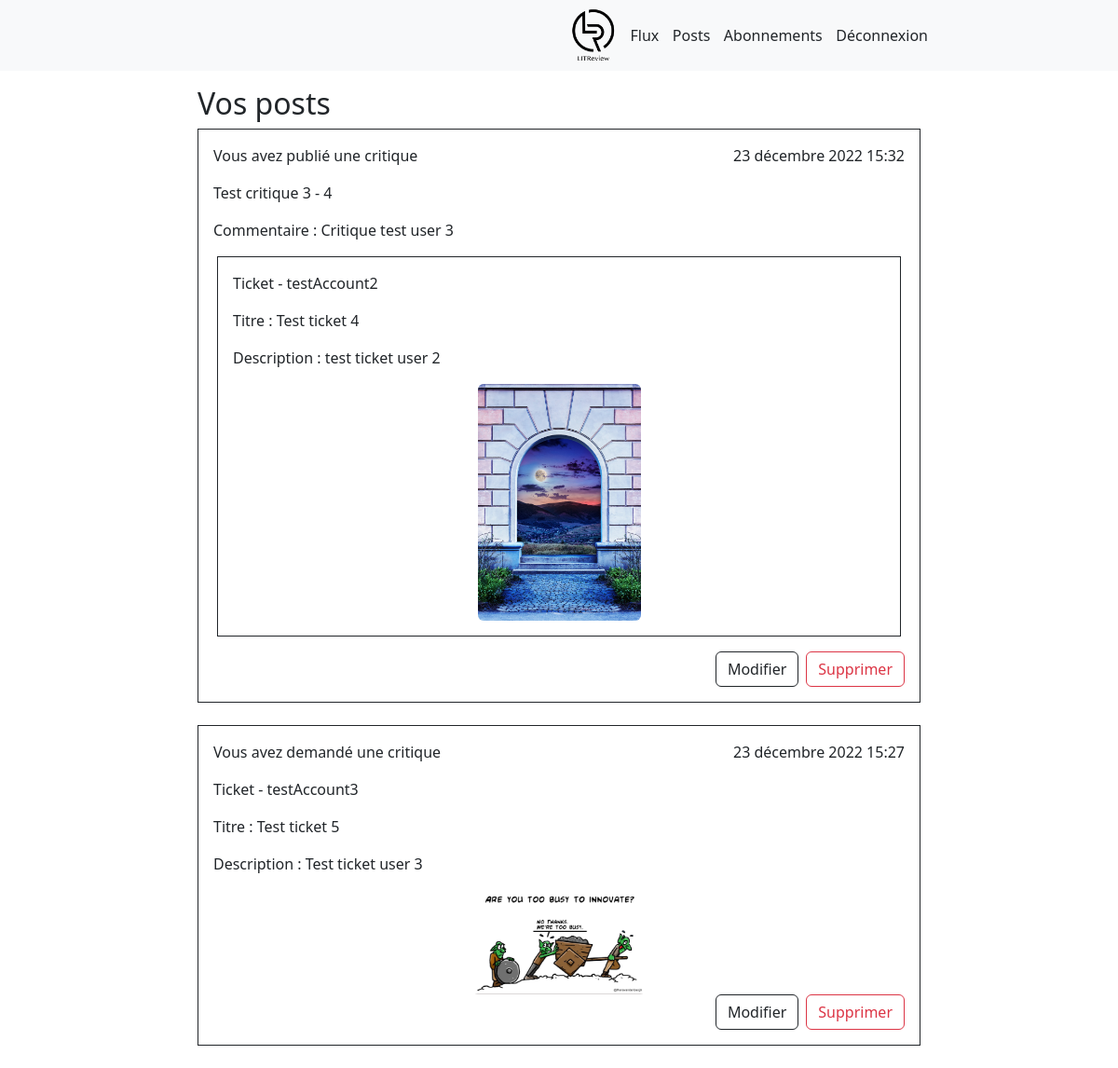
/my_posts/ (signed in), run on the app's committed database.
### reviewer/models.py (models this page shows)
class Review(models.Model):
    class Ratings(models.IntegerChoices):
        TRASH = 0
        VERY_BAD = 1
        BAD = 2
        MEEEE = 3
        GOOD = 4
        PERFECT = 5
    ticket = models.ForeignKey(to=Ticket, on_delete=models.CASCADE, related_name='reviews')
    rating = models.IntegerField(choices=Ratings.choices)
    user = models.ForeignKey(
        to=settings.AUTH_USER_MODEL,
        on_delete=models.CASCADE,
        related_name='reviews',
    )
    headline = models.CharField('Titre', max_length=128)
    body = models.TextField('Commentaire', max_length=8192, blank=True)
    time_created = models.DateTimeField(auto_now_add=True)
    class Meta:
        unique_together = ('ticket', 'user', )  # a user can't make 2 reviews of the same ticket

class Ticket(models.Model):
    title = models.CharField('Titre', max_length=128)
    description = models.TextField(max_length=2048, blank=True)
    user = models.ForeignKey(to=settings.AUTH_USER_MODEL, on_delete=models.CASCADE, related_name='tickets')
    image = models.ImageField(null=True, blank=True, upload_to='images/')
    time_created = models.DateTimeField(auto_now_add=True)

### reviewer/views.py (the view)
# urls.py: path('my_posts/', views.CurrentUserPostsView.as_view(), name='my_posts'),
class CurrentUserPostsView(ReviewsAndTicketsMixin):
    model = Review
    template_name = 'reviewer/my_posts.html'
    def get_queryset(self):
        user = self.request.user
        intermediate_queryset = []
        intermediate_queryset.extend(user.reviews.all())
        intermediate_queryset.extend(user.tickets.all())
        intermediate_queryset.sort(key=lambda elem: elem.time_created, reverse=True)
        queryset = self.create_flux_elements(intermediate_queryset)
        return queryset

### reviewer/views.py (called while the page is built)
    def create_flux_elements(self, intermediate_queryset) -> list:
        queryset = []
        for elem in intermediate_queryset:
            if type(elem) == Review:
                if self.is_not_own_or_followed_post(elem):
                    continue
                flux_elements = {
                    'review': elem,
                    'ticket': None,
                }
            else:
                if self.is_not_own_or_followed_post(elem):
                    continue
                flux_elements = {
                    'review': None,
                    'ticket': elem,
                }
            queryset.append(flux_elements)
        return queryset

    def is_not_own_or_followed_post(self, elem) -> bool:
        return (
            elem.user.id != self.request.user.id
            and elem.user not in [user.followed_user for user in self.request.user.is_following.all()]
        )

### reviewer/templates/reviewer/my_posts.html
{% extends 'reviewer/tickets_and_reviews.html' %}
{% block content_title %}
    Vos posts
{% endblock %}
{% block review_button %}
    <div class="d-grid gap-2 d-md-flex justify-content-md-end">
        <a class="btn btn-outline-dark" href="{% url 'reviewer:update_review' rev.id %}">Modifier</a>
        <a class="btn btn-outline-danger" href="{% url 'reviewer:delete_review' rev.id %}">Supprimer</a>
    </div>
{% endblock %}
{% block ticket_button %}
    <div class="d-grid gap-2 d-md-flex justify-content-md-end">
        <a class="btn btn-outline-dark" href="{% url 'reviewer:update_ticket' ticket.id %}">Modifier</a>
        <a class="btn btn-outline-danger" href="{% url 'reviewer:delete_ticket' ticket.id %}">Supprimer</a>
    </div>
{% endblock %}

### reviewer/templates/reviewer/tickets_and_reviews.html (shortened to what this page needs)
{% extends 'squeleton.html' %}
{% load static %}
{% block content %}
    <h2>
        {% block content_title %}
        {% endblock %}
    </h2>
    {% for element in flux_elements %}
        {% if element.review %}
            {% with rev=element.review %}
            <div class="review border border-dark p-3">
                <div class="row">
                    <div class="col">
                        {% if request.user == rev.user %}
                            <p>Vous avez publié une critique</p>
                        {% else %}
                            <p>{{ rev.user }} a publié une critique</p>
                        {% endif %}
                    </div>
                    {% include 'reviewer/detail_review.html' with review=rev %}
                </div>
                {% block review_button %}
                {% endblock %}
            </div>
            {% endwith %}
        {% else %}
            {% with ticket=element.ticket%}
            <div class="ticket border border-dark p-3">
                <div class="row">
                    <div class="col">
                        {% if request.user == ticket.user %}
                            <p>Vous avez demandé une critique</p>
                        {% else %}
                            <p>{{ ticket.user }} a demandé une critique</p>
                        {% endif %}
                    </div>
                    <div class="col text-end">
                        <p>{{ ticket.time_created }}</p>
                    </div>
                </div>
                {% include 'reviewer/detail_ticket.html' with ticket=ticket %}
                {% block ticket_button %}
                {% endblock %}
            </div>
            {% endwith %}
        {% endif %}
        <br>
    {% endfor %}
{% endblock content %}

### reviewer/templates/reviewer/detail_review.html
<div class="col text-end">
    <p>{{ review.time_created }}</p>
</div>
<p>{{ review.headline }} - {{ review.rating }}</p>
{% if review.body %}
    <p>Commentaire : {{ review.body }}</p>
{% endif %}
<div class="col ticket_review border border-dark p-3 mx-3 mb-3">
    {% include 'reviewer/detail_ticket.html' with ticket=review.ticket %}
</div>

### reviewer/templates/reviewer/detail_ticket.html
<p>Ticket - {{ ticket.user }}</p>
<p>Titre : {{ ticket.title }}</p>
{% if ticket.description %}
    <p>Description : {{ ticket.description }}</p>
{% endif %}
{% if ticket.image %}
    <div class="text-center">
        <img class="rounded mx-auto w-25" src="{{ ticket.image.url }}" alt="ticket_image"/>
    </div>
{% endif %}

### data on the page
Review: shows "Vous avez publié une critique", time_created "23 décembre 2022 15:32", headline "Test critique 3", rating "4", body "Critique test user 3", image (picture)
Ticket: user "testAccount2", title "Test ticket 4", description "test ticket user 2"
Ticket: shows "Vous avez demandé une critique", ticket.time_created "23 décembre 2022 15:27", ticket.user "testAccount3", ticket "Test ticket 5", ticket.description "Test ticket user 3", ticket.image (picture)
